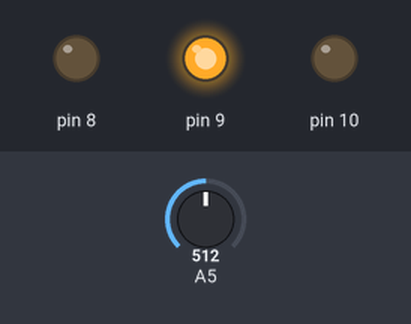
This sketch was run on a simulated Arduino Uno, built with avr-gcc and run on an emulated ATmega328P. Shown: output pins drawn as LEDs (lit = HIGH). The inputs (shaded band) are chosen by the test bench; at power-on: A5 = 512.

Above: at 1.2 s.
1.3 s: A5 set to 500
At 2.1 s:
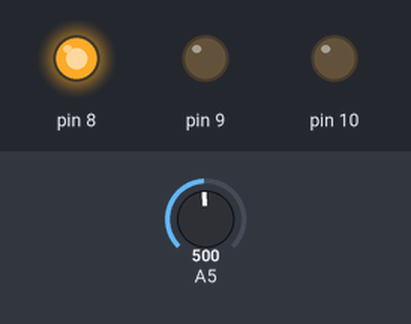
2.8 s: A5 set to 1023
At 3.1 s:
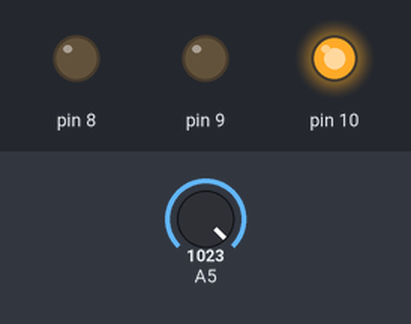
4.3 s: A5 set to 1011
At 5.5 s:
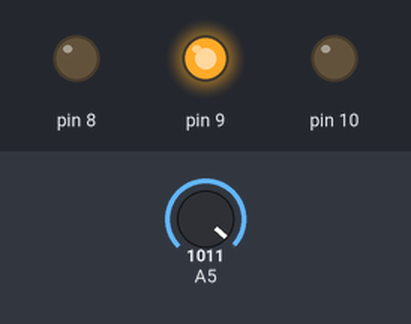
5.8 s: A5 set to 511
At 6.8 s:
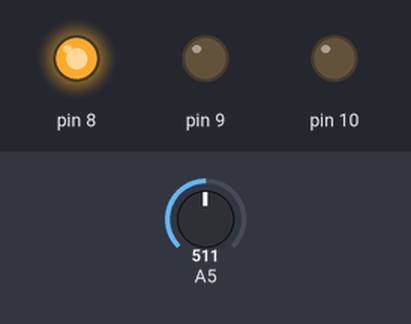
Timing chart, 0 to 8.3 s (numbered marks = the images above; inputs shaded):
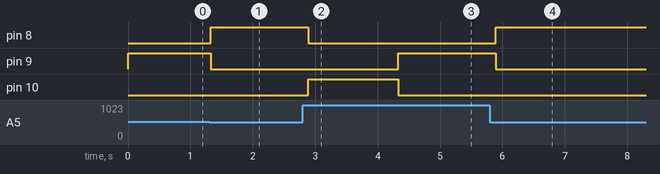

The sketch:

sketch_ADCDiodeOutput.ino
```cpp
int readedValue = 0;

void setup() {
  pinMode(8,OUTPUT);
  pinMode(9,OUTPUT);
  pinMode(10,OUTPUT);

}

void loop() {
  readedValue = analogRead(A5);
  readedValue = map(readedValue, 0, 1023, 1, 3);

  switch (readedValue) {
    case 1:
      digitalWrite(8,HIGH);
      digitalWrite(9,LOW);
      digitalWrite(10,LOW);
      break;
    case 2:
      digitalWrite(8,LOW);
      digitalWrite(9,HIGH);
      digitalWrite(10,LOW);
      break;
    case 3:
      digitalWrite(8,LOW);
      digitalWrite(9,LOW);
      digitalWrite(10,HIGH);
      break;
  }
  delay(120);

}
```

Measured:
- the behaviour switches between 512 and 511 on A5 (found by bisection; images 0 and 1)
- the behaviour switches between 1023 and 1022 on A5 (found by bisection; images 2 and 3)
- after the input at 1.3 s, pin 8: LOW → HIGH at once; pin 9: HIGH → LOW at once
- after the input at 2.8 s, pin 8: HIGH → LOW after 0.08 s; pin 10: LOW → HIGH after 0.08 s
- after the input at 4.3 s, pin 9: LOW → HIGH at once; pin 10: HIGH → LOW at once
- after the input at 5.8 s, pin 8: LOW → HIGH after 0.09 s; pin 9: HIGH → LOW after 0.09 s
